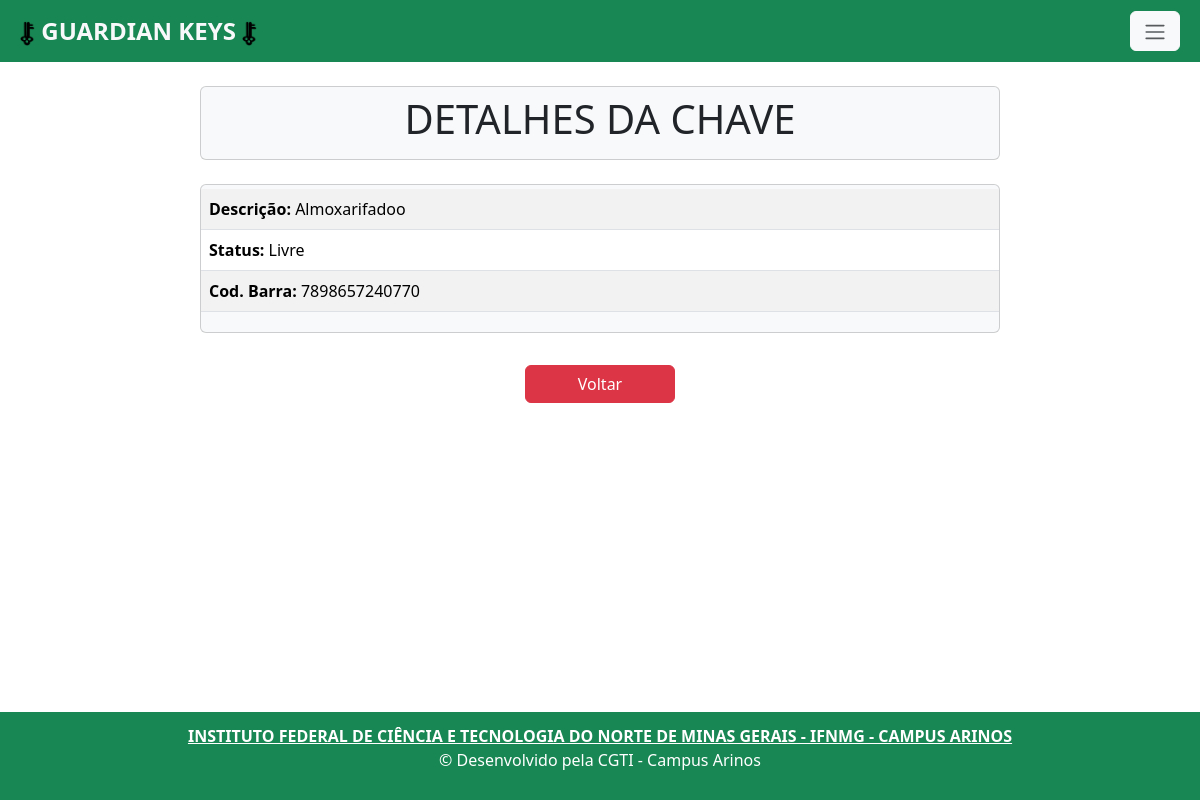
The page /chave_view/14/ on the database its author committed.
### app/models.py (models this page shows, shortened)
class Chave(models.Model):
    descricao = models.CharField(max_length=150)
    status = models.CharField(max_length=22, choices=STATUS, default='Livre')
    codbarra = models.CharField(max_length=150, unique=True)

### app/views.py (the view)
# urls.py: path('chave_view/<int:pk>/', chave_view, name='chave_view'),
def chave_view(request, pk):
    data = {}
    data['db'] = Chave.objects.get(pk=pk)
    return render(request, 'chave_view.html', data)

### app/templates/chave_view.html
{% extends 'base.html' %}
{% load static %}
{% block content%}
    <div class="col-8 m-auto pt-2 pb-2 text-center card rounded bg-light mb-4">
    <h1>DETALHES DA CHAVE</h1>
    </div>
    <div class="col-8 m-auto pt-1 pb-1 text-center card rounded bg-light mb-4">
      <table class="table table-striped">
        <tbody>
              <tr>
                <td style="text-align: left;"><strong>Descrição: </strong>{{db.descricao}}</td>
              </tr>
              <tr>
                <td style="text-align: left;"><strong>Status: </strong>{{db.status}}</td>
              </tr>
              <tr>
                <td style="text-align: left;"><strong>Cod. Barra: </strong>{{db.codbarra}}</td>
              </tr>
        </tbody>
      </table>
    </div>
    <div class="col-8 m-auto pt-2 pb-2 text-center ">
        <a class="btn btn-danger" style="width: 150px;" href="/chave_index"> Voltar </a>
    </div>
{% endblock %}

### rows shown on the page
Chave: descricao "Almoxarifadoo", status "Livre", codbarra "7898657240770"
